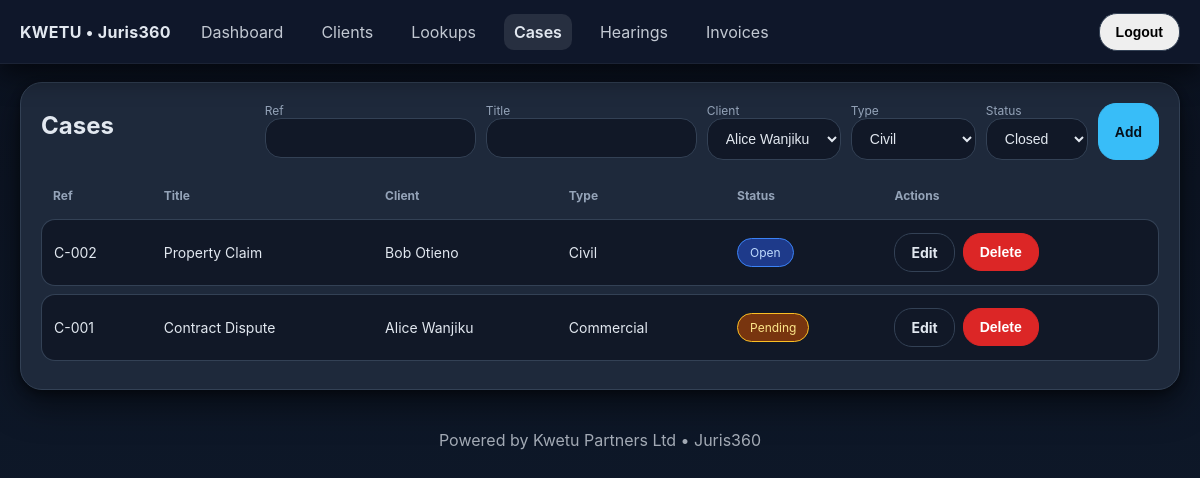
/cases (signed in), run on the app's committed database.
### app.py (models this page shows)
class Case(db.Model):
    id = db.Column(db.Integer, primary_key=True)
    ref = db.Column(db.String(40), nullable=False)
    title = db.Column(db.String(200), nullable=False)
    client_id = db.Column(db.Integer, db.ForeignKey('client.id'), nullable=False)
    case_type_id = db.Column(db.Integer, db.ForeignKey('case_type.id'), nullable=False)
    status_id = db.Column(db.Integer, db.ForeignKey('case_status.id'), nullable=False)
    opened_on = db.Column(db.Date, default=date.today)
    next_hearing_date = db.Column(db.Date, nullable=True)
    client = db.relationship('Client', back_populates='cases')
    case_type = db.relationship('CaseType', back_populates='cases')
    status = db.relationship('CaseStatus', back_populates='cases')
    hearings = db.relationship('Hearing', back_populates='case', cascade='all, delete-orphan')
    invoices = db.relationship('Invoice', back_populates='case', cascade='all, delete-orphan')

class Client(db.Model):
    id = db.Column(db.Integer, primary_key=True)
    name = db.Column(db.String(120), nullable=False)
    phone = db.Column(db.String(50))
    email = db.Column(db.String(120))
    address = db.Column(db.String(200))
    cases = db.relationship('Case', back_populates='client', cascade='all, delete-orphan')
    invoices = db.relationship('Invoice', back_populates='client', cascade='all, delete-orphan')

class CaseType(db.Model):
    id = db.Column(db.Integer, primary_key=True)
    name = db.Column(db.String(80), unique=True, nullable=False)
    cases = db.relationship('Case', back_populates='case_type')

class CaseStatus(db.Model):
    id = db.Column(db.Integer, primary_key=True)
    name = db.Column(db.String(40), unique=True, nullable=False)
    cases = db.relationship('Case', back_populates='status')
    hearings = db.relationship('Hearing', back_populates='status')
    invoices = db.relationship('Invoice', back_populates='status')

### app.py (the view)
@app.route('/cases')
@login_required
def cases():
    rows = Case.query.order_by(Case.id.desc()).all()
    return render_template('cases.html', active='cases', rows=rows,
        clients=Client.query.order_by(Client.name).all(),
        types=CaseType.query.order_by(CaseType.name).all(),
        status=CaseStatus.query.order_by(CaseStatus.name).all(),
        edit=None)

### app.py (called while the page is built)
def login_required(view):
    @wraps(view)
    def _wrap(*a, **kw):
        if not app.config['REQUIRE_LOGIN'] or session.get('user'):
            return view(*a, **kw)
        return redirect(url_for('login', next=request.path))
    return _wrap

@app.context_processor
def inject_globals():
    return dict(config=app.config, session=session)

### templates/cases.html (shortened to what this page needs)
{% extends "base.html" %}
{% block content %}
<div class="card">
  <div class="section-head">
    <h1>Cases</h1>
    <form method="post" action="{{ url_for('cases_create') }}" class="inline">
      <label>Ref<br><input class="input" name="ref" required></label>
      <label>Title<br><input class="input" name="title" required></label>
      <label>Client<br>
        <select name="client_id" class="select" required>
          {% for c in clients %}<option value="{{ c.id }}">{{ c.name }}</option>{% endfor %}
        </select>
      </label>
      <label>Type<br>
        <select name="case_type_id" class="select" required>
          {% for t in types %}<option value="{{ t.id }}">{{ t.name }}</option>{% endfor %}
        </select>
      </label>
      <label>Status<br>
        <select name="status_id" class="select" required>
          {% for s in status %}<option value="{{ s.id }}">{{ s.name }}</option>{% endfor %}
        </select>
      </label>
      <button class="btn primary">Add</button>
    </form>
  </div>
  <table>
    <thead><tr><th>Ref</th><th>Title</th><th>Client</th><th>Type</th><th>Status</th><th>Actions</th></tr></thead>
    <tbody>
      {% for r in rows %}
      <tr>
        <td>{{ r.ref }}</td>
        <td>{{ r.title }}</td>
        <td>{{ r.client.name }}</td>
        <td>{{ r.case_type.name }}</td>
        <td><span class="badge {{ r.status.name|lower }}">{{ r.status.name }}</span></td>
        <td class="actions">
          <a class="btn ghost" href="{{ url_for('cases_edit', id=r.id) }}">Edit</a>
          <form method="post" action="{{ url_for('cases_delete', id=r.id) }}" onsubmit="return confirm('Delete case?')">
            <button class="btn danger">Delete</button>
          </form>
        </td>
      </tr>
      {% endfor %}
    </tbody>
  </table>
</div>
{% endblock %}

### static/kwetu.css (style rules this page uses)
:root { --topbar-start:#0f172a; --topbar-end:#1e293b; --accent:#38bdf8; --accent-strong:#22d3ee; --bg:#0b1220; --bg-soft:#0f1b2d; --surface:#111827; --card:#1e293b; --text:#e2e8f0; --muted:#94a3b8; --border:#334155; --danger:#dc2626; --success:#16a34a; --info:#1d4ed8; --shadow:0 14px 34px rgba(0,0,0,.5), 0 3px 10px rgba(0,0,0,.4); }
* { box-sizing:border-box }
html,body { height:100% }
body { margin:0; font-family:Inter, ui-sans-serif, system-ui, -apple-system, Segoe UI, Roboto, Arial, Noto Sans; background:linear-gradient(180deg, var(--bg), var(--bg-soft)); color:var(--text); }
.card { background:var(--card); border:1px solid var(--border); border-radius:22px; padding:20px; box-shadow:var(--shadow); margin-bottom:20px; }
h1 { font-size:24px;margin:0 0 12px }
.section-head { display:flex;align-items:center;justify-content:space-between;margin-bottom:12px }
label { font-size:12px;color:var(--muted) }
.input,.select,.textarea { width:100%;padding:11px 14px;border-radius:16px;border:1px solid var(--border); background:var(--surface);color:var(--text);font-size:14px;outline:none;transition:border-color .15s, box-shadow .15s; }
.btn { display:inline-block;padding:10px 16px;border-radius:18px;border:1px solid var(--border);text-decoration:none;font-size:14px;transition:transform .12s, box-shadow .12s; font-weight:700 }
.btn.primary { background:var(--accent);border-color:var(--accent);color:#06101a }
.btn.danger { background:var(--danger);border-color:var(--danger);color:#fff }
.btn.ghost { background:var(--surface);color:var(--text) }
.actions { display:flex;gap:8px }
table { width:100%;border-collapse:separate;border-spacing:0 8px }
thead th { color:var(--muted);font-weight:700;font-size:12px;padding:8px 12px;text-align:left }
tbody td { background:var(--surface);border-top:1px solid var(--border);border-bottom:1px solid var(--border); padding:13px 12px;font-size:14px;color:var(--text) }
tbody tr { transition:transform .08s ease, box-shadow .12s ease }
tbody tr td:first-child { border-left:1px solid var(--border);border-top-left-radius:14px;border-bottom-left-radius:14px }
tbody tr td:last-child { border-right:1px solid var(--border);border-top-right-radius:14px;border-bottom-right-radius:14px }
.badge { padding:6px 12px;border-radius:999px;font-size:12px;border:1px solid var(--border);display:inline-block }
.badge.pending { background:#78350f;color:#fde68a;border-color:#fbbf24 }
.badge.open { background:#1e3a8a;color:#bfdbfe;border-color:#3b82f6 }
form.inline { display:flex;gap:10px;flex-wrap:wrap }

### data on the page
Case: ref "C-002", title "Property Claim", client.name "Bob Otieno", case_type.name "Civil", status.name "Open"
Case: ref "C-001", title "Contract Dispute", client.name "Alice Wanjiku", case_type.name "Commercial", status.name "Pending"

### other printed values
form field client_id "Alice Wanjiku"
form field case_type_id "Civil"
form field status_id "Closed"
